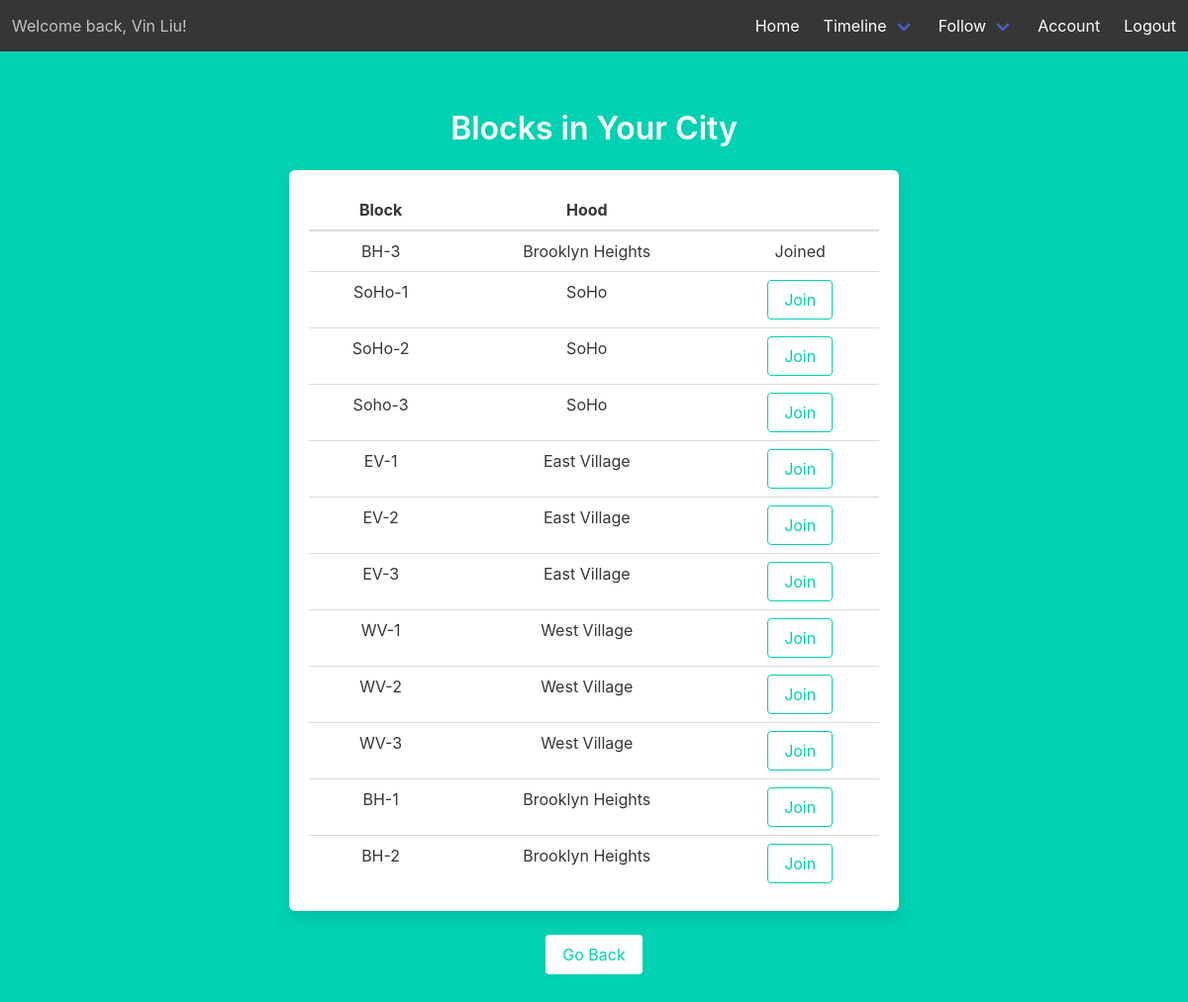
The app's page /blocks (signed in) with its own data.
### models.py (models this page shows)
class Users(UserMixin, db.Model):
    __tablename__ = 'Users'
    id = db.Column(db.Integer, primary_key=True)
    email = db.Column(db.String(45), unique=True, nullable=False)
    pword = db.Column(db.String(45), nullable=False)
    fname = db.Column(db.String(45), nullable=False)
    lname = db.Column(db.String(45), nullable=False)
    street_addr = db.Column(db.String(45), nullable=False)
    cid = db.Column(db.Integer, db.ForeignKey('City.id'), nullable=False)
    uprofile = db.Column(db.Text)
    photo = db.Column(db.Text)
    last_logout_timestamp = db.Column(db.DateTime, default=datetime.now().replace(microsecond=0))

class Blocks(db.Model):
    __tablename__ = 'Blocks'
    id = db.Column(db.Integer, primary_key=True)
    bname = db.Column(db.String(45), nullable=False)
    sw_lat = db.Column(db.Float, nullable=False)
    sw_lat = db.Column(db.Float, nullable=False)
    sw_lat = db.Column(db.Float, nullable=False)
    sw_lat = db.Column(db.Float, nullable=False)
    bpopulation = db.Column(db.Integer, nullable=False)

class Hood(db.Model):
    __tablename__ = 'Hood'
    id = db.Column(db.Integer, primary_key=True)
    hname = db.Column(db.String(45), nullable=False)
    sw_lat = db.Column(db.Float, nullable=False)
    sw_lat = db.Column(db.Float, nullable=False)
    sw_lat = db.Column(db.Float, nullable=False)
    sw_lat = db.Column(db.Float, nullable=False)
    hpopulation = db.Column(db.Integer, nullable=False)

### location.py (the view, shortened to what this page needs)
@location.route('/blocks')
@login_required
def blocks():
    my_membership = get_my_membership()
    if my_membership:
        my_block_id = my_membership.bid
        if my_membership.approval_count == -1:
            status = 'Joined'
        else:
            status = 'Pending'
        blocks_hood_id_list = []
        for i in Location.query.filter_by(cid=current_user.cid).all():
            if i.bid != my_block_id:
                blocks_hood_id_list.append([i.bid, i.hid])
            else:
                my_hood_id = i.hid
        blocks_hood_list = []
        for i in blocks_hood_id_list:
            blocks_hood_list.append([Blocks.query.filter_by(
                id=i[0]).first(), Hood.query.filter_by(id=i[1]).first()])
        my_blocks_hood_id = [my_block_id, my_hood_id]
        my_blocks_hood = [Blocks.query.filter_by(id=my_blocks_hood_id[0]).first(
        ), Hood.query.filter_by(id=my_blocks_hood_id[1]).first()]
        return render_template('blocks.html', status=status, my_blocks_hood=my_blocks_hood, blocks_hood=blocks_hood_list)

### location.py (called while the page is built)
@login_required
def get_my_membership():
    return Membership.query.filter_by(uid=current_user.id).first()

### templates/blocks.html (shortened to what this page needs)
{% extends "base.html" %}
{% block content %}
<div class="column is-8 is-offset-2">
    <h1 class="title">
        Blocks in Your City
    </h1>
    <div class="box">
        <table class="table is-fullwidth">
            <thead>
                <tr>
                    <th>Block</th>
                    <th>Hood</th>
                    <th></th>
                </tr>
            </thead>
            <tbody>
                {% if my_blocks_hood %}
                <tr>
                    <td>{{ my_blocks_hood[0].bname }}</td>
                    <td>{{ my_blocks_hood[1].hname }}</td>
                    <td>
                        {{ status }}
                    </td>
                </tr>
                {% endif %}
                {% for i in blocks_hood %}
                <tr>
                    <td>{{ i[0].bname }}</td>
                    <td>{{ i[1].hname }}</td>
                    <td>
                        <form method="POST" action="/blocks">
                            <div class="control">
                                <input class="button is-primary is-outlined" type="submit" name="action" value="Join">
                            </div>
                        </form>
                    </td>
                </tr>
                {% endfor %}
            </tbody>
        </table>
    </div>
    <button class="button is-primary is-inverted" onclick="goBack()">Go Back</button>
</div>
{% endblock %}

### templates/base.html (shortened to what this page needs)
<!DOCTYPE html>
<html>
<head>
    <link rel="stylesheet" href="https://cdnjs.cloudflare.com/ajax/libs/bulma/0.7.2/css/bulma.min.css" />
</head>
<body>
    <section class="hero is-primary is-fullheight">
        <div class="hero-head">
            <nav class="navbar has-background-dark" role="navigation" aria-label="main navigation">
                {% if current_user.is_authenticated %}
                <div class="navbar-start">
                    <p class="navbar-item">
                        Welcome back, {{ current_user.fname }} {{ current_user.lname }}!
                    </p>
                </div>
                {% endif %}
                <div id="navbarMenuHeroA" class="navbar-menu ">
                    <div class="navbar-end">
                        <a href="{{ url_for('main.index') }}" class="navbar-item">
                            Home
                        </a>
                        {% if current_user.is_authenticated %}
                        <div class="navbar-item has-dropdown is-hoverable has-text-white has-background-dark">
                            <a class="navbar-link has-background-dark">
                                Timeline
                            </a>
                        </div>
                        {% endif %}
                        {% if current_user.is_authenticated %}
                        <div class="navbar-item has-dropdown is-hoverable has-text-white has-background-dark">
                            <a class="navbar-link has-background-dark">
                                Follow
                            </a>
                        </div>
                        {% endif %}
                        {% if current_user.is_authenticated %}
                        <a href="{{ url_for('acc.account') }}" class="navbar-item">
                            Account
                        </a>
                        {% endif %}
                        {% if current_user.is_authenticated %}
                        <a href="{{ url_for('auth.logout') }}" class="navbar-item">
                            Logout
                        </a>
                        {% endif %}
                    </div>
                </div>
            </nav>
        </div>
        <div class="hero-body">
            <div class="container has-text-centered">
                {% block content %}
                {% endblock %}
            </div>
        </div>
    </section>
</body>
</html>

### records on screen
Users: fname "Vin", lname "Liu"
Blocks: bname "BH-3"
Hood: hname "Brooklyn Heights"
Blocks: bname "SoHo-1", hname "SoHo"
Blocks: bname "SoHo-2", hname "SoHo"
Blocks: bname "Soho-3", hname "SoHo"
Blocks: bname "EV-1", hname "East Village"
Blocks: bname "EV-2", hname "East Village"
Blocks: bname "EV-3", hname "East Village"
Blocks: bname "WV-1", hname "West Village"
Blocks: bname "WV-2", hname "West Village"
Blocks: bname "WV-3", hname "West Village"
Blocks: bname "BH-1", hname "Brooklyn Heights"
Blocks: bname "BH-2", hname "Brooklyn Heights"

### other values on screen
{{ status }} "Joined"
